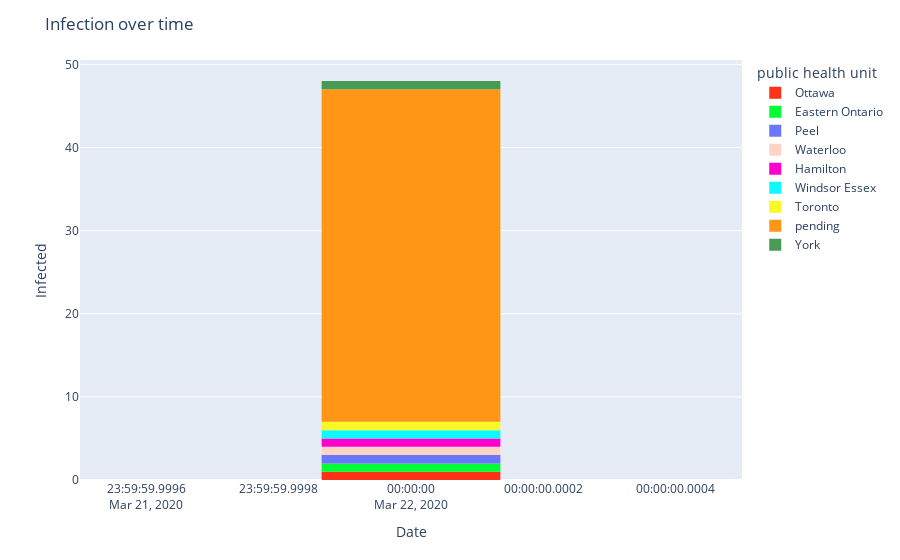

Notebook cell for this chart:
### Code cell
fig = px.histogram(df, x="date", color = "public health unit", color_discrete_sequence= px.colors.qualitative.Light24)
fig.update_layout(
    title_text='Infection over time', # title of plot
    xaxis_title_text='Date', # xaxis label
    yaxis_title_text='Infected', # yaxis label
    bargap=0.7, # gap between bars of adjacent location coordinates
    bargroupgap=0.1 # gap between bars of the same location coordinates
)

fig.show()

### Figure 1 — Plotly figure (JSON) as saved in the notebook; plotly's stock layout.template omitted (floating-point values rounded to 4 significant figures)
{"data": [{"alignmentgroup": "True", "bingroup": "x", "hoverlabel": {"namelength": 0}, "hovertemplate": "public health unit=Ottawa<br>date=%{x}<br>count=%{y}", "legendgroup": "Ottawa", "marker": {"color": "#FD3216"}, "name": "Ottawa", "offsetgroup": "Ottawa", "orientation": "v", "showlegend": true, "type": "histogram", "x": ["2020-03-22"], "xaxis": "x", "yaxis": "y"}, {"alignmentgroup": "True", "bingroup": "x", "hoverlabel": {"namelength": 0}, "hovertemplate": "public health unit=Eastern Ontario<br>date=%{x}<br>count=%{y}", "legendgroup": "Eastern Ontario", "marker": {"color": "#00FE35"}, "name": "Eastern Ontario", "offsetgroup": "Eastern Ontario", "orientation": "v", "showlegend": true, "type": "histogram", "x": ["2020-03-22"], "xaxis": "x", "yaxis": "y"}, {"alignmentgroup": "True", "bingroup": "x", "hoverlabel": {"namelength": 0}, "hovertemplate": "public health unit=Peel<br>date=%{x}<br>count=%{y}", "legendgroup": "Peel", "marker": {"color": "#6A76FC"}, "name": "Peel", "offsetgroup": "Peel", "orientation": "v", "showlegend": true, "type": "histogram", "x": ["2020-03-22"], "xaxis": "x", "yaxis": "y"}, {"alignmentgroup": "True", "bingroup": "x", "hoverlabel": {"namelength": 0}, "hovertemplate": "public health unit=Waterloo<br>date=%{x}<br>count=%{y}", "legendgroup": "Waterloo", "marker": {"color": "#FED4C4"}, "name": "Waterloo", "offsetgroup": "Waterloo", "orientation": "v", "showlegend": true, "type": "histogram", "x": ["2020-03-22"], "xaxis": "x", "yaxis": "y"}, {"alignmentgroup": "True", "bingroup": "x", "hoverlabel": {"namelength": 0}, "hovertemplate": "public health unit=Hamilton<br>date=%{x}<br>count=%{y}", "legendgroup": "Hamilton", "marker": {"color": "#FE00CE"}, "name": "Hamilton", "offsetgroup": "Hamilton", "orientation": "v", "showlegend": true, "type": "histogram", "x": ["2020-03-22"], "xaxis": "x", "yaxis": "y"}, {"alignmentgroup": "True", "bingroup": "x", "hoverlabel": {"namelength": 0}, "hovertemplate": "public health unit=Windsor Essex<br>date=%{x}<br>count=%{y}", "legendgroup": "Windsor Essex", "marker": {"color": "#0DF9FF"}, "name": "Windsor Essex", "offsetgroup": "Windsor Essex", "orientation": "v", "showlegend": true, "type": "histogram", "x": ["2020-03-22"], "xaxis": "x", "yaxis": "y"}, {"alignmentgroup": "True", "bingroup": "x", "hoverlabel": {"namelength": 0}, "hovertemplate": "public health unit=Toronto<br>date=%{x}<br>count=%{y}", "legendgroup": "Toronto", "marker": {"color": "#F6F926"}, "name": "Toronto", "offsetgroup": "Toronto", "orientation": "v", "showlegend": true, "type": "histogram", "x": ["2020-03-22"], "xaxis": "x", "yaxis": "y"}, {"alignmentgroup": "True", "bingroup": "x", "hoverlabel": {"namelength": 0}, "hovertemplate": "public health unit=pending<br>date=%{x}<br>count=%{y}", "legendgroup": "pending", "marker": {"color": "#FF9616"}, "name": "pending", "offsetgroup": "pending", "orientation": "v", "showlegend": true, "type": "histogram", "x": ["2020-03-22", "2020-03-22", "2020-03-22", "2020-03-22", "2020-03-22", "2020-03-22", "2020-03-22", "2020-03-22", "2020-03-22", "2020-03-22", "2020-03-22", "2020-03-22", "2020-03-22", "2020-03-22", "2020-03-22", "2020-03-22", "2020-03-22", "2020-03-22", "2020-03-22", "2020-03-22", "2020-03-22", "2020-03-22", "2020-03-22", "2020-03-22", "2020-03-22", "2020-03-22", "2020-03-22", "2020-03-22", "2020-03-22", "2020-03-22", "2020-03-22", "2020-03-22", "2020-03-22", "2020-03-22", "2020-03-22", "2020-03-22", "2020-03-22", "2020-03-22", "2020-03-22", "2020-03-22"], "xaxis": "x", "yaxis": "y"}, {"alignmentgroup": "True", "bingroup": "x", "hoverlabel": {"namelength": 0}, "hovertemplate": "public health unit=York<br>date=%{x}<br>count=%{y}", "legendgroup": "York", "marker": {"color": "#479B55"}, "name": "York", "offsetgroup": "York", "orientation": "v", "showlegend": true, "type": "histogram", "x": ["2020-03-22"], "xaxis": "x", "yaxis": "y"}], "layout": {"bargap": 0.7, "bargroupgap": 0.1, "barmode": "relative", "legend": {"title": {"text": "public health unit"}, "tracegroupgap": 0}, "margin": {"t": 60}, "title": {"text": "Infection over time"}, "xaxis": {"anchor": "y", "domain": [0, 1], "title": {"text": "Date"}}, "yaxis": {"anchor": "x", "domain": [0, 1], "title": {"text": "Infected"}}}}
